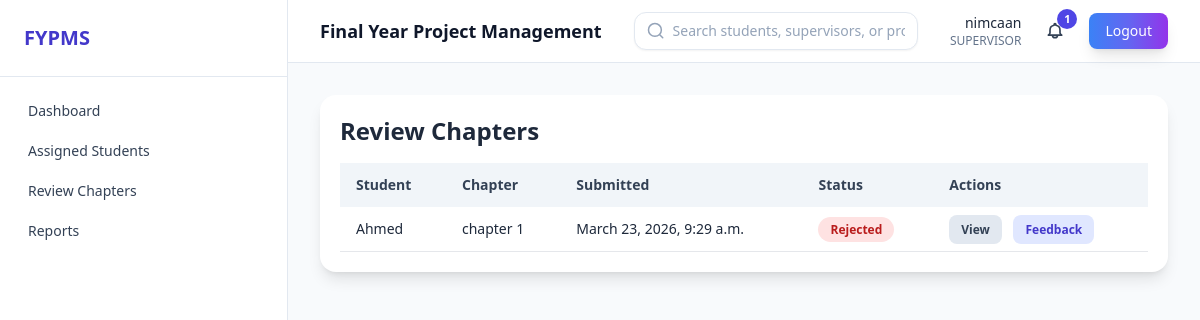
Page /projects/supervisor/chapters/ (signed in) on the committed database.
### users/models.py (models this page shows, shortened)
class User(AbstractUser):
    class Role(models.TextChoices):
        ADMIN = "ADMIN", "Admin"
        SUPERVISOR = "SUPERVISOR", "Supervisor"
        STUDENT = "STUDENT", "Student"
    role = models.CharField(
        max_length=20,
        choices=Role.choices,
        default=Role.STUDENT,
    )

### projects/models.py (models this page shows, shortened)
class Chapter(models.Model):
    class Status(models.TextChoices):
        PENDING = "PENDING", "Pending"
        REVIEWED = "REVIEWED", "Reviewed"
        APPROVED = "APPROVED", "Approved"
        REJECTED = "REJECTED", "Rejected"
    project = models.ForeignKey(Project, on_delete=models.CASCADE, related_name="chapters")
    title = models.CharField(max_length=255)
    file = models.FileField(
        upload_to="chapters/",
        validators=[FileExtensionValidator(allowed_extensions=["pdf", "doc", "docx"])],
    )
    submission_date = models.DateTimeField(auto_now_add=True)
    status = models.CharField(
        max_length=20,
        choices=Status.choices,
        default=Status.PENDING,
    )

class Project(models.Model):
    student = models.OneToOneField(
        settings.AUTH_USER_MODEL,
        on_delete=models.CASCADE,
        related_name="project",
        limit_choices_to={"role": "STUDENT"},
    )
    project_title = models.CharField(max_length=255, help_text="Title of the final year project")
    description = models.TextField(help_text="Detailed description of the project")
    leader = models.ForeignKey(
        settings.AUTH_USER_MODEL,
        on_delete=models.CASCADE,
        related_name="led_projects",
        limit_choices_to={"role": "STUDENT"},
        help_text="Project leader (can be different from the submitting student)"
    )
    created_at = models.DateTimeField(auto_now_add=True)
    updated_at = models.DateTimeField(auto_now=True)

### projects/views.py (the view)
# urls.py: path("supervisor/chapters/", SupervisorChapterReviewListView.as_view(), name="supervisor-chapters"),
class SupervisorChapterReviewListView(SupervisorRequiredMixin, ListView):
    template_name = "projects/supervisor_chapters.html"
    context_object_name = "chapters"
    def get_queryset(self):
        student_ids = SupervisorAssignment.objects.filter(supervisor=self.request.user).values_list("student_id", flat=True)
        return (
            Chapter.objects.filter(project__student_id__in=student_ids)
            .select_related("project", "project__student", "feedback")
            .order_by("-submission_date")
        )

### users/context_processors.py (called while the page is built)
def unread_notification_count(request):
    user = getattr(request, "user", None)
    if not user or not user.is_authenticated:
        return {"unread_notification_count": 0}
    from projects.models import Notification
    return {
        "unread_notification_count": Notification.objects.filter(user=user, is_read=False).count()
        if user.role in {User.Role.ADMIN, User.Role.SUPERVISOR, User.Role.STUDENT}
        else 0
    }

def unread_notification_preview(request):
    user = getattr(request, "user", None)
    if not user or not user.is_authenticated:
        return {"unread_notifications_nav": []}
    unread_qs = Notification.objects.filter(user=user, is_read=False).order_by("-created_at")[:5]
    return {"unread_notifications_nav": unread_qs}

### users/mixins.py (called while the page is built)
    def test_func(self):
        return self.request.user.role in self.allowed_roles or self.request.user.is_superuser

### templates/projects/supervisor_chapters.html
{% extends "base.html" %}
{% block content %}
<div class="rounded-2xl bg-white p-5 shadow-lg">
    <h2 class="mb-4 text-2xl font-bold">Review Chapters</h2>
    <div class="overflow-x-auto">
        <table class="min-w-full text-sm">
            <thead class="bg-slate-100 text-slate-700">
                <tr><th class="px-4 py-3 text-left">Student</th><th class="px-4 py-3 text-left">Chapter</th><th class="px-4 py-3 text-left">Submitted</th><th class="px-4 py-3 text-left">Status</th><th class="px-4 py-3 text-left">Actions</th></tr>
            </thead>
            <tbody>
                {% for chapter in chapters %}
                    <tr class="border-b odd:bg-white even:bg-slate-50 hover:bg-indigo-50">
                        <td class="px-4 py-3">{{ chapter.project.student.username }}</td>
                        <td class="px-4 py-3">{{ chapter.title }}</td>
                        <td class="px-4 py-3">{{ chapter.submission_date }}</td>
                        <td class="px-4 py-3">
                            {% if chapter.status == "PENDING" %}<span class="rounded-full bg-yellow-100 px-3 py-1 text-xs font-semibold text-yellow-700">Pending</span>
                            {% elif chapter.status == "REVIEWED" %}<span class="rounded-full bg-blue-100 px-3 py-1 text-xs font-semibold text-blue-700">Reviewed</span>
                            {% elif chapter.status == "REJECTED" %}<span class="rounded-full bg-red-100 px-3 py-1 text-xs font-semibold text-red-700">Rejected</span>
                            {% else %}<span class="rounded-full bg-green-100 px-3 py-1 text-xs font-semibold text-green-700">Approved</span>{% endif %}
                        </td>
                        <td class="space-x-2 px-4 py-3">
                            <a href="{{ chapter.file.url }}" class="rounded-lg bg-slate-200 px-3 py-1.5 text-xs font-semibold text-slate-700 transition hover:bg-slate-300">View</a>
                            <a href="{% url 'projects:feedback-create' chapter.pk %}" class="rounded-lg bg-indigo-100 px-3 py-1.5 text-xs font-semibold text-indigo-700 transition hover:bg-indigo-200">Feedback</a>
                        </td>
                    </tr>
                {% empty %}
                    <tr><td colspan="5" class="px-4 py-8 text-center text-slate-500">No chapter submissions yet.</td></tr>
                {% endfor %}
            </tbody>
        </table>
    </div>
</div>
{% endblock %}

### templates/partials/navbar.html (shortened to what this page needs)
<header class="sticky top-0 z-30 border-b border-slate-200 bg-white/90 backdrop-blur">
    <div class="flex items-center justify-between px-4 py-3 sm:px-6 lg:px-8">
        <div class="flex items-center gap-3">
            <h1 class="text-lg font-semibold text-slate-900">Final Year Project Management</h1>
        </div>
        <div class="flex flex-1 items-center justify-center px-4 sm:px-6 lg:px-8">
            <div
                id="navbarSearchRoot"
                data-search-url="{% url 'projects:search' %}"
                data-search-ajax-url="{% url 'projects:search-ajax' %}"
                class="w-full max-w-xl"
            >
                <form method="get" action="{% url 'projects:search' %}" class="w-full">
                    <div class="relative">
                        <div class="flex items-center gap-2 rounded-xl border border-slate-200 bg-white px-3 py-2 shadow-sm">
                            <svg class="h-5 w-5 text-slate-400" fill="none" stroke="currentColor" viewBox="0 0 24 24">
                                <path stroke-linecap="round" stroke-linejoin="round" stroke-width="2" d="M21 21l-4.35-4.35m0 0A7.5 7.5 0 104.5 4.5a7.5 7.5 0 0012.15 12.15z"></path>
                            </svg>
                            <input
                                id="navbarSearchInput"
                                type="text"
                                name="q"
                                placeholder="Search students, supervisors, or projects..."
                                autocomplete="off"
                                spellcheck="false"
                                class="w-full bg-transparent text-sm outline-none placeholder:text-slate-400"
                                value="{{ request.GET.q|default_if_none:'' }}"
                            />
                        </div>
                    </div>
                </form>
            </div>
        </div>
        <div class="flex items-center gap-4">
            <div class="hidden text-right sm:block">
                <p class="text-sm font-medium">{{ user.username }}</p>
                <p class="text-xs text-slate-500">{{ user.role }}</p>
            </div>
            <div class="relative">
                <button
                    id="notifToggle"
                    type="button"
                    aria-haspopup="menu"
                    aria-expanded="false"
                    aria-controls="notifMenu"
                    class="relative rounded-lg p-2 text-slate-700 hover:bg-slate-100 transition"
                    onclick="toggleNotificationsMenu()"
                >
                    {% if unread_notification_count > 0 %}
                        <span class="absolute -right-1 -top-1 inline-flex h-5 min-w-5 items-center justify-center rounded-full bg-indigo-600 px-1 text-[11px] font-bold text-white">
                            {{ unread_notification_count }}
                        </span>
                    {% endif %}
                </button>
            </div>
            <form method="post" action="{% url 'users:logout' %}">
                <button type="submit" class="rounded-lg bg-gradient-to-r from-blue-500 via-indigo-500 to-purple-600 px-4 py-2 text-sm font-medium text-white shadow-lg transition-all duration-300 hover:scale-105">
                    Logout
                </button>
            </form>
        </div>
    </div>
</header>

### rows in the picture
User: username "nimcaan", role "SUPERVISOR"
Chapter: project.student.username "Ahmed", title "chapter 1", submission_date "March 23, 2026, 9:29 a.m.", status "Rejected"

### other values in the picture
{{ unread_notification_count }} "1"
